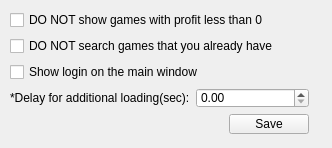
<?xml version="1.0" encoding="UTF-8"?>
<ui version="4.0">
 <class>Settings</class>
 <widget class="QWidget" name="Settings">
  <property name="geometry">
   <rect>
    <x>0</x>
    <y>0</y>
    <width>332</width>
    <height>148</height>
   </rect>
  </property>
  <property name="windowTitle">
   <string>Settings</string>
  </property>
  <widget class="QWidget" name="layoutWidget">
   <property name="geometry">
    <rect>
     <x>10</x>
     <y>10</y>
     <width>299</width>
     <height>124</height>
    </rect>
   </property>
   <layout class="QVBoxLayout" name="verticalLayout">
    <item>
     <widget class="QCheckBox" name="checkBox_profit">
      <property name="text">
       <string>DO NOT show games with profit less than 0</string>
      </property>
     </widget>
    </item>
    <item>
     <widget class="QCheckBox" name="checkBox_library">
      <property name="text">
       <string>DO NOT search games that you already have</string>
      </property>
     </widget>
    </item>
    <item>
     <widget class="QCheckBox" name="checkBox_login">
      <property name="text">
       <string>Show login on the main window</string>
      </property>
     </widget>
    </item>
    <item>
     <layout class="QHBoxLayout" name="horizontalLayout">
      <item>
       <widget class="QLabel" name="label_hold">
        <property name="toolTip">
         <string>&lt;html&gt;&lt;head/&gt;&lt;body&gt;&lt;p&gt;This option is for additional loading of sorting elements on Steam pages. It may depends from your internet connection or steam servers condition. If you noticed obviously errors in result table you may try to increase this option.&lt;/p&gt;&lt;/body&gt;&lt;/html&gt;</string>
        </property>
        <property name="text">
         <string>*Delay for additional loading(sec):</string>
        </property>
       </widget>
      </item>
      <item>
       <widget class="QDoubleSpinBox" name="doubleSpinBox_hold">
        <property name="singleStep">
         <double>0.500000000000000</double>
        </property>
       </widget>
      </item>
     </layout>
    </item>
    <item>
     <layout class="QHBoxLayout" name="horizontalLayout_2">
      <item>
       <spacer name="horizontalSpacer">
        <property name="orientation">
         <enum>Qt::Horizontal</enum>
        </property>
        <property name="sizeHint" stdset="0">
         <size>
          <width>108</width>
          <height>20</height>
         </size>
        </property>
       </spacer>
      </item>
      <item>
       <widget class="QPushButton" name="pushButton_saveSettings">
        <property name="text">
         <string>Save</string>
        </property>
       </widget>
      </item>
     </layout>
    </item>
   </layout>
  </widget>
 </widget>
 <resources/>
 <connections/>
</ui>
